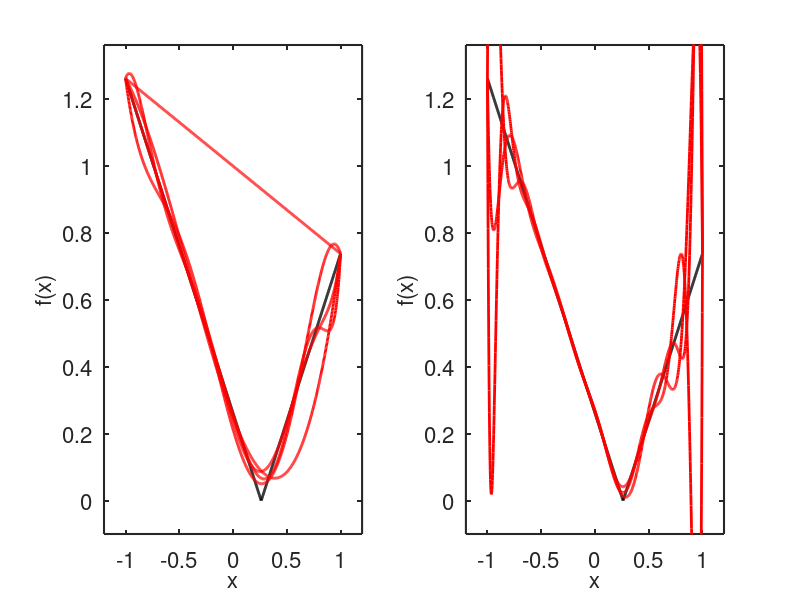
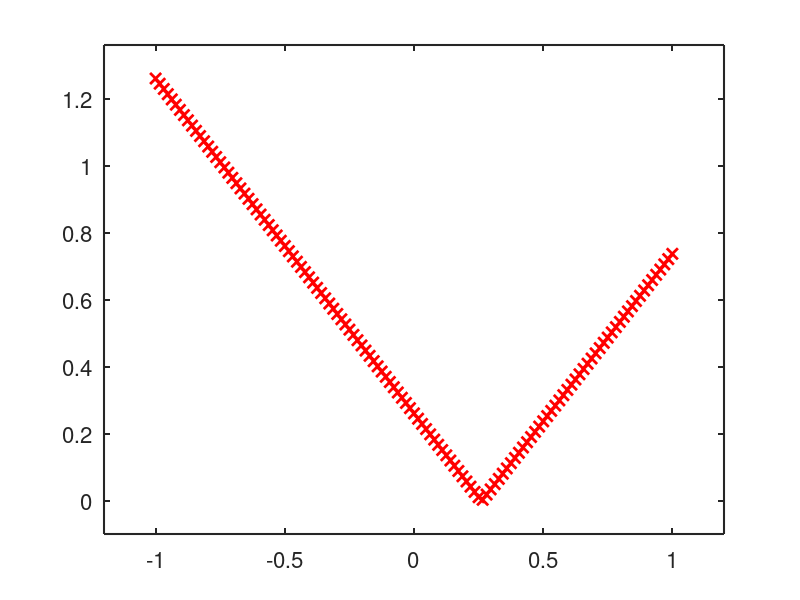
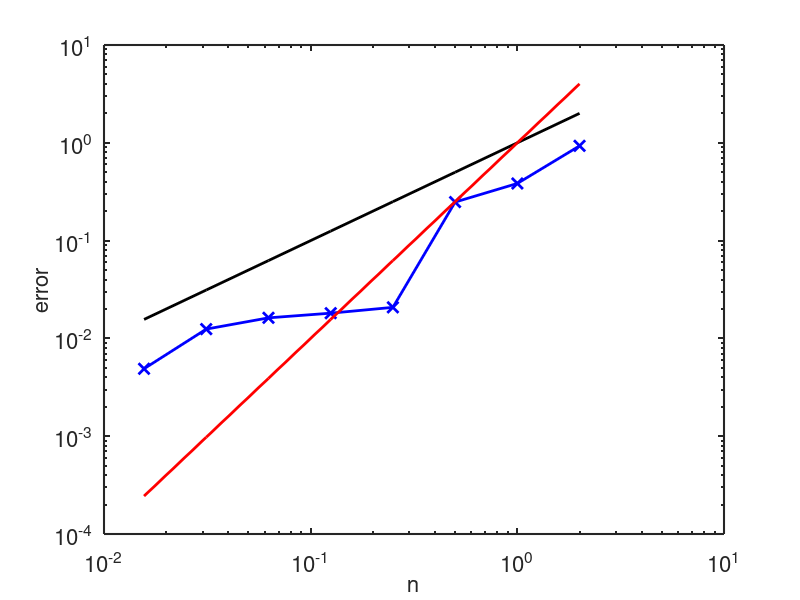

Recreate these plots in MATLAB, in order. (Note: this script raises an error after producing the figures.)
clc
clear all
close all

% Setting the function and its visualization
a = -1;
b = 1;
f = @(x) abs(x - pi/12); 

xx = linspace(a, b, 1000);
fxx = f(xx);

figure
subplot(1,2,1)
hold on, box on
plot(xx, fxx, 'k-', 'LineWidth',2)
set(gca,'FontSize',16)
set(gca,'LineWidth',1.5)
xlabel('x','FontSize',16)
ylabel('f(x)','FontSize',16)

% a) The interpolating polynomials Π n f (x ) using equally
% spaced nodes show the same Runge’s phenomenon

for k = [2:2:10]
  % k = n+1 nodes, degree is k-1 = n
  x = linspace(a, b, k);
  fx = f(x);
  coef = polyfit(x, fx, k-1);
  yy = polyval(coef, xx);
  plot(xx, yy, 'r-', 'LineWidth',2)
  axis([a-0.2 b+0.2 -0.1+min(f(xx)) 0.1+max(f(xx))])
  %pause
end

subplot(1,2,2)
hold on, box on
plot(xx, fxx, 'k-', 'LineWidth',2)
set(gca,'FontSize',16)
set(gca,'LineWidth',1.5)
xlabel('x','FontSize',16)
ylabel('f(x)','FontSize',16)

for k = [12:2:16]
  x = linspace(a, b, k);
  fx = f(x);
  coef = polyfit(x, fx, k-1);    
  yy = polyval(coef, xx);
  plot(xx, yy, 'r-', 'LineWidth',2);
  hold on;
  axis([a-0.2 b+0.2 -0.1+min(f(xx)) 0.1+max(f(xx))])
  %pause
end

% The interpolation polynomials approach the function in the middle of the 
% interval, but close to the boundaries increasing oscillations appears.

% b) Computation of the piecewise linear interpolation (interp1 command)
% and calculation of the convergence order ( f(x) is not C2(I) function!!)

clear all
a = -1;
b = 1;
f = @(x) abs(x - pi/12); 
x_plot = linspace(a, b, 101);

% vector containing number of subintervals
n_vect = [1 2 4 8 16 32 64 128];

figure
for (i = 1:numel(n_vect))
  n = n_vect(i)
  
  x = linspace(a, b, n+1);
  y = f(x);

  y_plot = interp1(x, y, x_plot);
  plot(x_plot, f(x_plot), 'k-', x_plot, y_plot, 'r-', x, y, 'rx', 'LineWidth', 2, 'MarkerSize', 8)
  axis([a-0.2 b+0.2 -0.1+min(f(x_plot)) 0.1+max(f(x_plot))])
  set(gca,'FontSize', 16)
  set(gca,'LineWidth', 1.5)
  
  %error(i) = max(abs(f(x_plot) - y_plot));
  error(i) = norm((f(x_plot) - y_plot),'inf');
  %pause
end

% detetmination of the element width
H = (b-a)./n_vect;

figure
loglog(H, error, 'bx-', 'LineWidth', 2, 'MarkerSize', 8)
hold on, box
loglog(H, H, 'k-', 'LineWidth', 2)
hold on, box on
loglog(H, H.^2, 'r-', 'LineWidth', 2)
%axis([0.7 600 1e-4 3])
set(gca,'FontSize',16)
set(gca,'LineWidth',1.5)
xlabel('n','FontSize',16)
ylabel('error','FontSize',16)

% THIS LEGEND REQUIRED
% to understand behavior at infinite we have to increase the number of subinterval
% increase n_vect [1 2 4 8 16 32 64 128];
% look at the line that at the BEGINNING is ALMOST parallel to the error line
legend('error', 'O(h)', 'O(h^2)', 'Location', 'ne');

% A second order convergence cannot be expected, since the function is not smooth enough.
% Calculation of the error
order = (log(error(1:end-1) ./ error(2:end))/log(2))'
% or using the diff command build in in matlab
p = -diff(log(error)) / log(2)

% c) Interpolate the function using a piecewise cubic spline (spline
% command) with n = 1, 2, 4, 8, 16, 32 elements.

figure
for (i = 1:numel(n_vect))
  n = n_vect(i)
  
  x = linspace(a, b, n+1);
  y = f(x);

  y_plot = spline(x, y, x_plot);
  plot(x_plot, f(x_plot), 'k-', x_plot, y_plot, 'r-', x, y, 'rx', 'LineWidth', 2, 'MarkerSize', 8)
  axis([a-0.2 b+0.2 -0.1+min(f(x_plot)) 0.1+max(f(x_plot))])
  set(gca,'FontSize', 16)
  set(gca,'LineWidth', 1.5)
  
  %pause
end

% d) Interpolation of the points generated with the above function with nodes n = 10
% and using the least square approach with varying the degree of the interpolant.

close all

a = -1;
b = 1;
f = @(x) abs(x - pi/12); 
x_plot = linspace(a, b, 101);
x_nodes = linspace(a, b, 10);
y_nodes = f(x_nodes);

plot(x_nodes, y_nodes, 'rO');
hold on;

% to use least squares, if we have n+1 nodes,
% the  least square with degree n == Lagrange interpolant
% differently from before, #nodes does not vary

for ii = 2:1:15
    v = polyfit(x_nodes, y_nodes, ii);
    y_plot = polyval(v, x_plot);
    plot(x_plot, y_plot)
    %pause
end